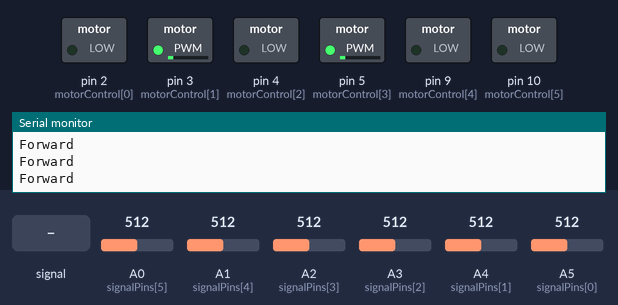
Bench run of a sketch on a simulated Arduino Uno, built with avr-gcc and run on an emulated ATmega328P. Shown: switched loads named in the sketch (green lamp = pin HIGH), the last lines printed to the serial monitor. The inputs (shaded band) are chosen by the test bench; at power-on: A2 (signalPins[3]) = 512, A3 (signalPins[2]) = 512, A0 (signalPins[5]) = 512, A1 (signalPins[4]) = 512, A4 (signalPins[1]) = 512, A5 (signalPins[0]) = 512.

Above: at 1.2 s.
1.3 s: A0 (signalPins[5]) fed a 200 Hz sine of ±81 counts around its level
At 2.2 s:
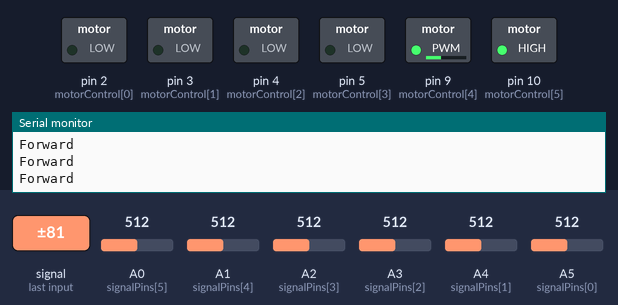
4.3 s: A1 (signalPins[4]) fed a 50 Hz sine of ±306 counts around its level
At 5.53 s:
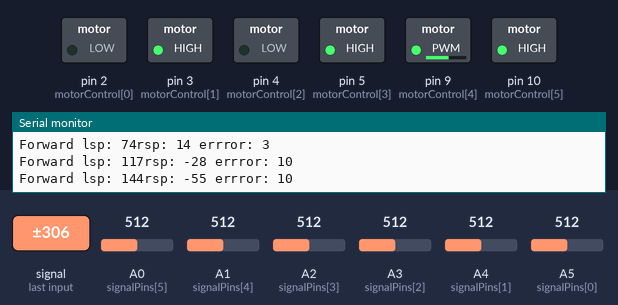
7.3 s: A2 (signalPins[3]) set to 458
10.3 s: A2 (signalPins[3]) set to 435
At 11.0 s:
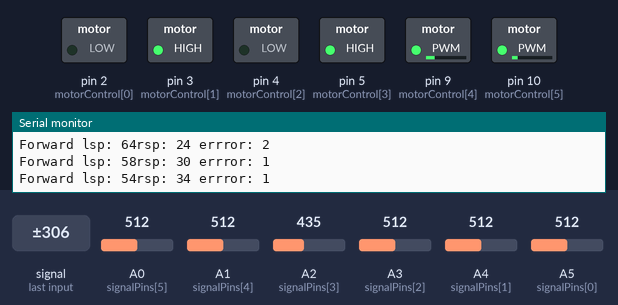
13.3 s: A3 (signalPins[2]) set to 469
16.3 s: A3 (signalPins[2]) set to 442
Timing chart, 0 to 18.9 s (numbered marks = the images above; inputs shaded):
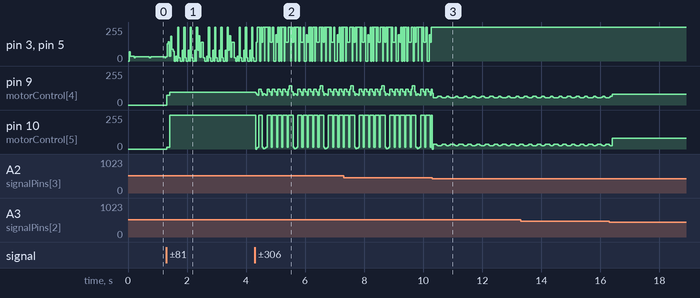

The sketch:

pid_0.1.ino
```cpp
const int signalPins[] = {A5,A4,A3,A2,A1,A0};

int motorControl[] = {2,3,4,5,9,10};
int signalData[6];
int P, D, I, previousError, PIDvalue, error;
int lsp, rsp;
int lfspeed = 80;

bool cal = true;

float Kp = 70;
float Kd = 120;
float Ki = 0;

int thershold = 450;

int minValues[6], maxValues[6], threshold[6];

void setup() {
  Serial.begin(9600);
  for(int i = 0; i<6; i++) {
    pinMode(signalPins[i],INPUT);
  }
  for(int i = 0; i<6; i++) {
    pinMode(motorControl[i],OUTPUT);
  }
}

void loop(){
  if(pidError() == 0)
  {
    analogWrite(motorControl[4], 80);
    analogWrite(motorControl[5], 80);
  }else if (pidError() == 10)
  {
    Stop();
  }
  else{
    lineFollow();
  }
    Forward();


  // if(analogRead(1) < threshold && analogRead(5) > threshold)
  // {
  //   analogWrite(motorControl[4], lfspeed);
  //   analogWrite(motorControl[5], lfspeed);
  //   hardRight();
  // }
  // else if(analogRead(1) > threshold && analogRead(5) < threshold)
  // {

  //   analogWrite(motorControl[4], lfspeed);
  //   analogWrite(motorControl[5], lfspeed);
  //   hardLeft();
  // }
  // else if(analogRead(3) < threshold)
  // {
  //   Kp = 0.005 * (1000 - analogRead(3));
  //   Kd = 10 * Kp;
  //   lineFollow();
  //   Forward();
  // }

  // Serial.print(analogRead(1));
  // Serial.print(" ");

  // // Serial.print("two");
  // Serial.print(analogRead(2));
  // Serial.print(" ");

  // // Serial.print("three ");
  // Serial.print(analogRead(3));
  // Serial.print(" ");

  // // Serial.print("four");
  // Serial.print(analogRead(4));
  // Serial.print(" ");

  // // Serial.print("five");
  // Serial.print(analogRead(5) );
  // Serial.print(" ");

}

void lineFollow()
{
  error = pidError();


  P = error;
  I = I + error;
  D = error + previousError;

  PIDvalue = (Kp * P) + (Ki * I) + (Kd * D);
  previousError = error;

  lsp = lfspeed + PIDvalue;
  rsp = lfspeed - PIDvalue;

  lsp = map(lsp, -1295, 1805, 0,100);
  rsp = map(rsp, -1295, 1805, 0,100);
  // constrain(lsp,0,255);
  // constrain(rsp,0,255);

  analogWrite(motorControl[4], lsp);
  analogWrite(motorControl[5], rsp);
  Serial.print("lsp: ");
  Serial.print(lsp);
  Serial.print("rsp: ");
  Serial.print(rsp);
  Serial.print(" errror: ");
  Serial.println(error);

}

int readSensor() {
  for(int s=0; s<6; s++) {
    if(analogRead(signalPins[s])>450) {
      signalData[s] = 0;
      }else {
      signalData[s] = 1;
    }
    }
}

void calibration() {
  for (int i=1; i<6; i++) {
    minValues[i] = analogRead(i);
    maxValues[i] = analogRead(i);
  }

  for(int i=0; i<3000; i++) {
    hardLeft();

    for(int i = 1; i<6; i++) {
      if(analogRead(i) < minValues[i])
      {
        minValues[i] = analogRead(i);
      }
      if(analogRead(i) > maxValues[i])
      {
        maxValues[i] = analogRead[i];
      }
    }
  }

  for (int i = 1; i<6; i++)
  {
    threshold[i] = (minValues[i] + maxValues[i]) / 2;
    Serial.print(threshold[i]);
    Serial.print("  ");
  }
  Serial.println();
}

int pidError(){
  readSensor();

  if(signalData[0] == 1 && signalData[1] == 0 && signalData[2] == 0 && signalData[3] == 0 && signalData[4] == 0 && signalData[5] == 0)
  {
    error = -5;
  }
  else if(signalData[0] == 1 && signalData[1] == 1 && signalData[2] == 0 && signalData[3] == 0 && signalData[4] == 0 && signalData[5] == 0)
  {
    error =-4;
  }
  else if(signalData[0] == 0 && signalData[1] == 1 && signalData[2] == 0 && signalData[3] == 0 && signalData[4] == 0 && signalData[5] == 0)
  {
    error = -3;
  }
    else if(signalData[0] == 0 && signalData[1] == 1 && signalData[2] == 1 && signalData[3] == 0 && signalData[4] == 0 && signalData[5] == 0)
  {
    error = -2;
  }
  else if(signalData[0] == 0 && signalData[1] == 0 && signalData[2] == 1 && signalData[3] == 0 && signalData[4] == 0 && signalData[5] == 0)
  {
    error = -1;
  }
    else if(signalData[0] == 0 && signalData[1] == 0 && signalData[2] == 1 && signalData[3] == 1 && signalData[4] == 0 && signalData[5] == 0)
  {
    error = 0;
  }
  else if(signalData[0] == 0 && signalData[1] == 0 && signalData[2] == 0 && signalData[3] == 1 && signalData[4] == 0 && signalData[5] == 0)
  {
    error = 1;
  }
    else if(signalData[0] == 0 && signalData[1] == 0 && signalData[2] == 0 && signalData[3] == 1 && signalData[4] == 1 && signalData[5] == 0)
  {
    error = 2;
  }
  else if(signalData[0] == 0 && signalData[1] == 0 && signalData[2] == 0 && signalData[3] == 0 && signalData[4] == 1 && signalData[5] == 0)
  {
    error = 3;
  }
    else if(signalData[0] == 0 && signalData[1] == 0 && signalData[2] == 0 && signalData[3] == 0 && signalData[4] == 1 && signalData[5] == 1)
  {
    error = 4;
  }
  else if (signalData[0] == 0 && signalData[1] == 0 && signalData[2] == 0 && signalData[3] == 0 && signalData[4] == 0 && signalData[5] == 1)
  {
    error = 5;
  }
  else if (signalData[0] == 0 && signalData[1] == 0 && signalData[2] == 0 && signalData[3] == 0 && signalData[4] == 0 && signalData[5] == 0)
  {
    error = 10;
  }
  // else{ error = 10;}
  // Serial.print("Error: ");
  // Serial.println(error);
  return error;
}

void hardLeft()
{
  analogWrite(motorControl[4], 100);
  analogWrite(motorControl[5], 150);

  // Right
  digitalWrite(motorControl[0], LOW);
  digitalWrite(motorControl[1], HIGH);
   // Left
  digitalWrite(motorControl[2], HIGH);
  digitalWrite(motorControl[3], LOW);
  // Full speed
  Serial.println("going left");
}

void hardRight()
{
  analogWrite(motorControl[4], 150);
  analogWrite(motorControl[5], 100);

  // Right motor
  digitalWrite(motorControl[0], HIGH);
  digitalWrite(motorControl[1], LOW);
   // Left
  digitalWrite(motorControl[2], LOW);
  digitalWrite(motorControl[3], HIGH);
  // Full speed

  Serial.println("going right");
}

void Forward()
{
 Serial.println("");
 Serial.print("Forward ");

  digitalWrite(motorControl[0], LOW);
  digitalWrite(motorControl[1], HIGH);
  digitalWrite(motorControl[2], LOW);
  digitalWrite(motorControl[3], HIGH);
}

void Stop(){
digitalWrite(motorControl[0], LOW);
  digitalWrite(motorControl[1], LOW);
  digitalWrite(motorControl[2], LOW);
  digitalWrite(motorControl[3], LOW);

}
```

Measured:
- the behaviour switches between 451 and 450 on A2 (signalPins[3]) (found by bisection; images 2 and 3)
- after the input at 1.3 s, pin 9 (motorControl[4]): 0/255 → 75/255 at once, → 94/255 0.11 s later; pin 10 (motorControl[5]): 0/255 → 13/255 at once, → 255/255 0.11 s later
- after the input at 10.3 s, pin 3 (motorControl[1]), pin 5 (motorControl[3]): stops changing and stays 255/255
- by itself, pin 3 (motorControl[1]), pin 5 (motorControl[3]): moves between 0/255 and 255/255, repeating every 1.0 s
